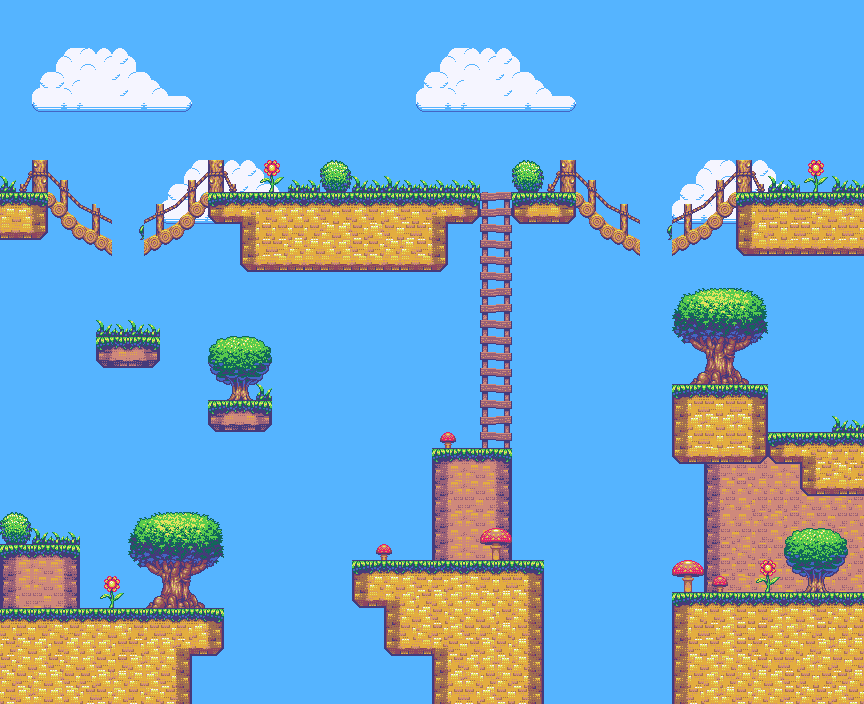

Rendered tile map (Tiled .tmx) drawn with the repository's tilesets; below, a short description and the map source with its tile grids summarised:
An orthogonal 54x44 tile map with 16x16 px tiles, 6 tile layers (background, dark platforms, platforms, fancy, ...), 2 tilesets and 13 objects (8x monster, 2x spike, door, player, text).

<map version="1.0" orientation="orthogonal" width="54" height="44" tilewidth="16" tileheight="16">
 <tileset firstgid="1" name="tiles" tilewidth="16" tileheight="16">
  <image source="../textures/tiles.png" width="384" height="256" />
 </tileset>
 <tileset firstgid="385" name="Objects" tilewidth="32" tileheight="32">
  <image source="../textures/objects.png" width="512" height="512" />
 </tileset>
 <layer name="background" width="54" height="44">
  <data>[2376 cells, 2376 non-empty, 40 distinct tile ids]</data>
 </layer>
 <layer name="dark platforms" width="54" height="44">
  <data>[2376 cells, 193 non-empty, 46 distinct tile ids]</data>
 </layer>
 <layer name="platforms" width="54" height="44">
  <data>[2376 cells, 421 non-empty, 57 distinct tile ids]</data>
 </layer>
 <layer name="fancy" width="54" height="44">
  <data>[2376 cells, 179 non-empty, 76 distinct tile ids]</data>
 </layer>
 <layer name="ladders" width="54" height="44">
  <data>[2376 cells, 32 non-empty, 4 distinct tile ids]</data>
 </layer>
 <layer name="bridges" width="54" height="44">
  <data>[2376 cells, 95 non-empty, 48 distinct tile ids]</data>
 </layer>
 <objectgroup name="objects" width="54" height="44">
  <object name="monster" gid="386" x="448" y="560" />
  <object name="monster" gid="386" x="784" y="592" />
  <object name="monster" gid="386" x="528" y="192" />
  <object name="monster" gid="386" x="336" y="192" />
  <object name="monster" gid="386" x="224" y="400" />
  <object name="door" gid="391" x="800" y="432" />
  <object name="player" gid="385" x="128" y="608" />
  <object name="monster" gid="386" x="768" y="432" />
  <object name="monster" gid="386" x="832" y="432" />
  <object name="monster" gid="386" x="800" y="432" />
  <object name="text" x="240" y="448" width="160" height="80">
   <properties>
    <property name="message1" value="You can hack\nother things too" />
    <property name="message2" value="Why did the chicken cross the road?" />
    <property name="message3" value="To get to the other side." />
   </properties>
  </object>
  <object name="spike" gid="387" x="832" y="432" />
  <object name="spike" gid="387" x="768" y="432" />
 </objectgroup>
</map>